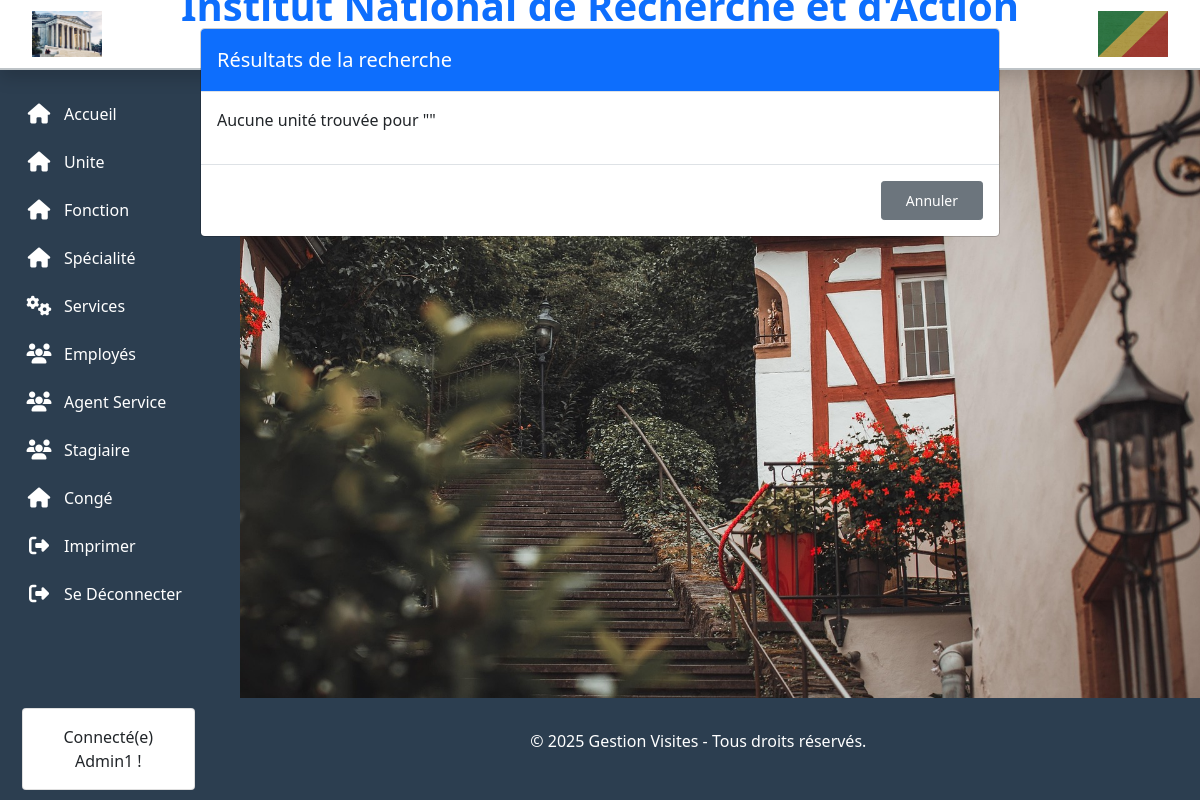
The app's page /unite/recherche/ (signed in), older data.
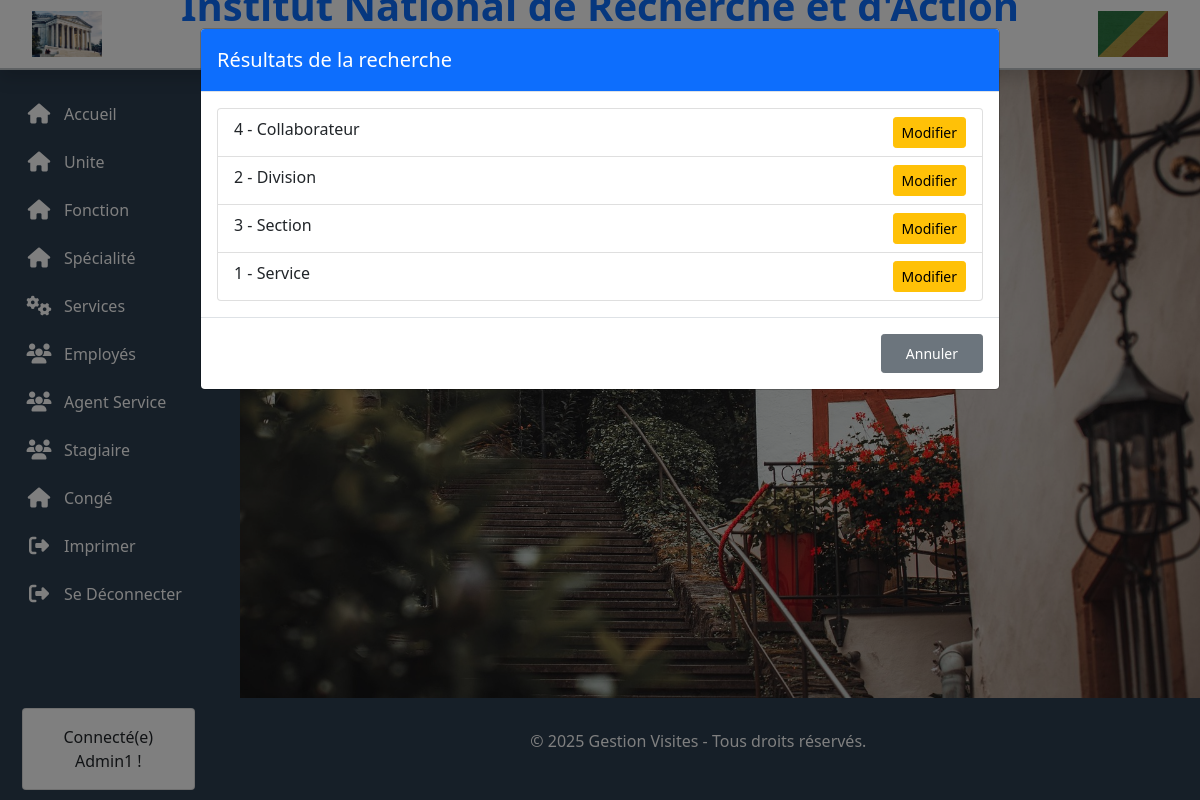
The same page, newer data.
### unite/models.py (models this page shows, shortened)
class  Unite(models.Model):
    designation = models.CharField(max_length=20)

### unite/views.py (the view)
# urls.py: path('recherche/', views.unite_search, name='recherche'),  # Ajout de la route de recherche
def unite_search(request):
    username = get_username_from_session(request)
    if not username:
        return redirect('login')  # Redirige vers la page de connexion si pas de nom d'utilisateur dans la session
    query = request.GET.get('query', '')  # Recherche globale
    critere = request.GET.get('criteres', '')  # Critère de recherche sélectionné (username, first_name, email, etc.)
    unites = Unite.objects.all().order_by('designation')
    if critere and query:
        if critere == 'designation':
            unites = unites.filter(designation__icontains=query)  # Filtrer par désignation
    elif query:
        unites = unites.filter(designation__icontains=query)
    if not unites:
        unites = None  # Pas d'unités trouvées
    return render(request, 'unite/search.html', {
        'unites': unites,
        'username': username,
        'query': query,
        'criteres': critere,
    })

### unite/views.py (called while the page is built)
def get_username_from_session(request):
    return request.session.get('username')

### unite/templates/unite/search.html (shortened to what this page needs)
{% extends 'template_base.html' %}
{% block contenue %}
<div class="container mt-4">
    <div class="modal fade show" id="modalSearchResults" tabindex="-1" aria-labelledby="modalSearchResultsLabel" aria-hidden="true" style="display: block;">
        <div class="modal-dialog modal-lg">
            <div class="modal-content">
                <div class="modal-header bg-primary text-white">
                    <h5 class="modal-title" id="modalSearchResultsLabel">Résultats de la recherche</h5>
                </div>
                <div class="modal-body">
                    {% if unites %}
                        <ul class="list-group">
                            {% for unite in unites %}
                                <li class="list-group-item">
                                    {{ unite.id }} - {{ unite.designation }}
                                    <a href="{% url 'unite:modifier' unite.id %}" class="btn btn-warning btn-sm float-end ms-2">Modifier</a>
                                </li>
                            {% endfor %}
                        </ul>
                    {% else %}
                        <p>Aucune unité trouvée pour "{{ query }}"</p>
                    {% endif %}
                </div>
                <div class="modal-footer">
                    <a href="{% url 'unite:unite' %}" class="btn btn-secondary px-4 py-2 btn-sm">Annuler</a>
                  </div>
            </div>
        </div>
    </div>
</div>
{% endblock %}

Row changes from the older to the newer data that the page shows:
added Unite: id "4", designation "Collaborateur"
added Unite: id "2", designation "Division"
added Unite: id "3", designation "Section"
added Unite: id "1", designation "Service"
Text that changed along with them:
text no longer shown: "Aucune unité trouvée pour \" \""
